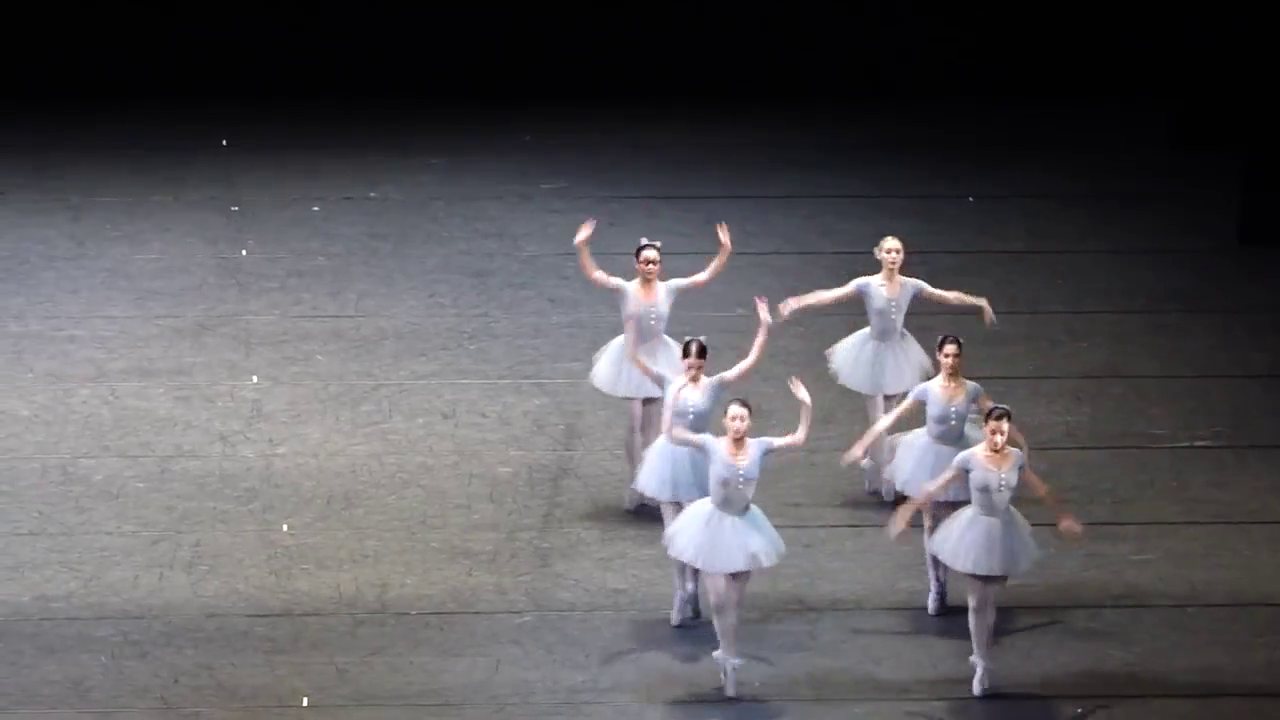
#> input picture frame 60 of Videos/ballet.mp4, 1280 x 720 px
$ python OptFlowTracker.py
#> lines starting #> are read from the running program, lines starting #| are printed output that depends on the picture; after the words box and inside, x2 and y2 are one past the last pixel; in counts of white or black regions, pixels touching at a corner belong together
import cv2 as cv
import numpy as np

inputVideoName = 'Videos\\ballet.mp4'
selectPoints = False
numberOfPoints = 10


# mouse callback function
# [14 lines left out: functions mouse_click, paint_pts, not called in this run]


def main():
    global current_pt
    global prev_pts
    global prev_frame
    # Create a VideoCapture object and read from input file
    # If the input is taken from the camera, pass 0 instead of the video file name.
    cap = cv.VideoCapture(inputVideoName)

    cv.namedWindow('video')

    if not cap.isOpened():
        print("cant read video")
    else:
        ret, prev_frame = cap.read()
#> prev_frame is the input picture: shape (720, 1280, 3); mean B, G, R 90.3, 86.9, 88.8
        if ret:
            prev_gray = cv.cvtColor(prev_frame, cv.COLOR_BGR2GRAY)
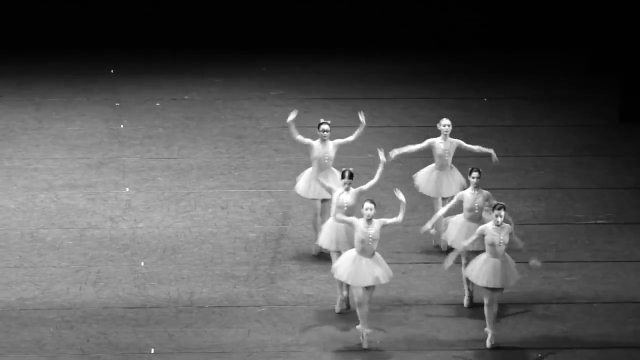
#> prev_gray: shape (720, 1280) (shown at 1/2 size); min 1, max 255, mean 87.9

            if selectPoints:
                # mouse event listener
                current_pt = 0
                cv.setMouseCallback("prev_pts", mouse_click)
                prev_pts = -1*np.ones([numberOfPoints, 1, 2], dtype=np.float32)
                # lists to hold pixels in each segment
                while True:
                    cv.imshow("prev_pts", prev_frame)
                    k = cv.waitKey(20)
                    print(type(prev_pts))
                    print(prev_pts.shape)
                    print(prev_pts)
                    for i in range(current_pt):
                        print(prev_pts[i])
                    if k == 27:  # escape
                        break
            else:
                feature_params = dict(maxCorners=numberOfPoints, qualityLevel=0.01, minDistance=25, blockSize=9, useHarrisDetector=False)
                prev_pts = cv.goodFeaturesToTrack(prev_gray, mask=None, **feature_params)
#> prev_pts = [[685, 356], [305, 702], [225, 143], [1004, 420], [650, 262], [948, 358], [245, 252], [899, 251], [253, 379], [976, 693]]

            # Parameters for lucas kanade optical flow
            lk_params = dict(winSize=(9, 9),
                             maxLevel=2,
                             criteria=(cv.TERM_CRITERIA_EPS | cv.TERM_CRITERIA_COUNT, 10, 0.03))

            # Create some random colors
            color = np.random.randint(0, 255, (numberOfPoints, 3))
            # Create a mask image for drawing purposes
            mask = np.zeros_like(prev_frame)

        while cap.isOpened():
            ret, next_frame = cap.read()
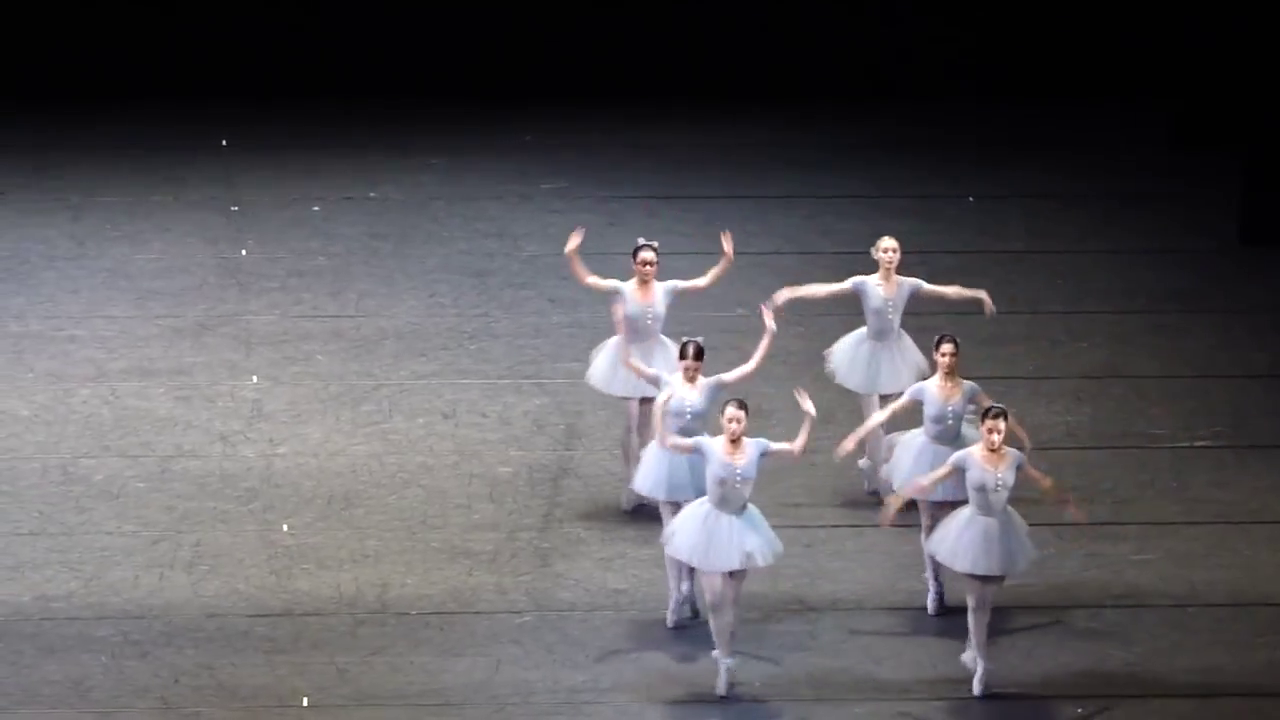
#> input picture frame 61 of Videos/ballet.mp4, 1280 x 720 px
#> next_frame is the input picture: shape (720, 1280, 3); mean B, G, R 90.5, 87, 89
            if ret:
                next_gray = cv.cvtColor(next_frame, cv.COLOR_BGR2GRAY)

                next_pts, status, err = cv.calcOpticalFlowPyrLK(**lk_params, prevImg=prev_gray, nextImg=next_gray, prevPts=prev_pts, nextPts=None)
#> next_pts = [[681.8, 357.7], [305.1, 702], [224.8, 143.1], [1000.3, 419], [647, 263.4], [944.9, 357.1], [244.7, 251.8], [895.7, 250.3], [252.9, 379], [975.9, 693.1]]; status = [1, 1, 1, 1, 1, 1, 1, 1, 1, 1]; err = [10.83, 4.07, 5.21, 5.77, 9.95, 6.01, 3.52, 6.47, 3.6, 3.58]

                # Select good points
                good_new = next_pts[status == 1]
#> good_new has the same summary as next_pts
                good_old = prev_pts[status == 1]
#> good_old has the same summary as prev_pts

                if len(good_new) < numberOfPoints:
                    feature_params = dict(maxCorners=numberOfPoints - len(good_new), qualityLevel=0.01, minDistance=10, blockSize=3, useHarrisDetector=False)
                    new_pts = cv.goodFeaturesToTrack(next_gray, mask=None, **feature_params)
                    good_new = np.concatenate((good_new, np.reshape(new_pts, [-1, 2])), axis=0)

                # draw the tracks
                for i, (new, old) in enumerate(zip(good_new, good_old)):
                    a, b = new.ravel()
                    c, d = old.ravel()
                    mask = cv.line(mask, (a, b), (c, d), color[i].tolist(), 3)
                    frame = cv.circle(next_frame, (a, b), 7, color[i].tolist(), -1)
#> this loop made 10 passes
#> (a, b, c, d) on passes 1 to 8: (681.8, 357.7, 685, 356), (305.1, 702, 305, 702), (224.8, 143.1, 225, 143), (1000.3, 419, 1004, 420), (647, 263.4, 650, 262), (944.9, 357.1, 948, 358), (244.7, 251.8, 245, 252), (895.7, 250.3, 899, 251)
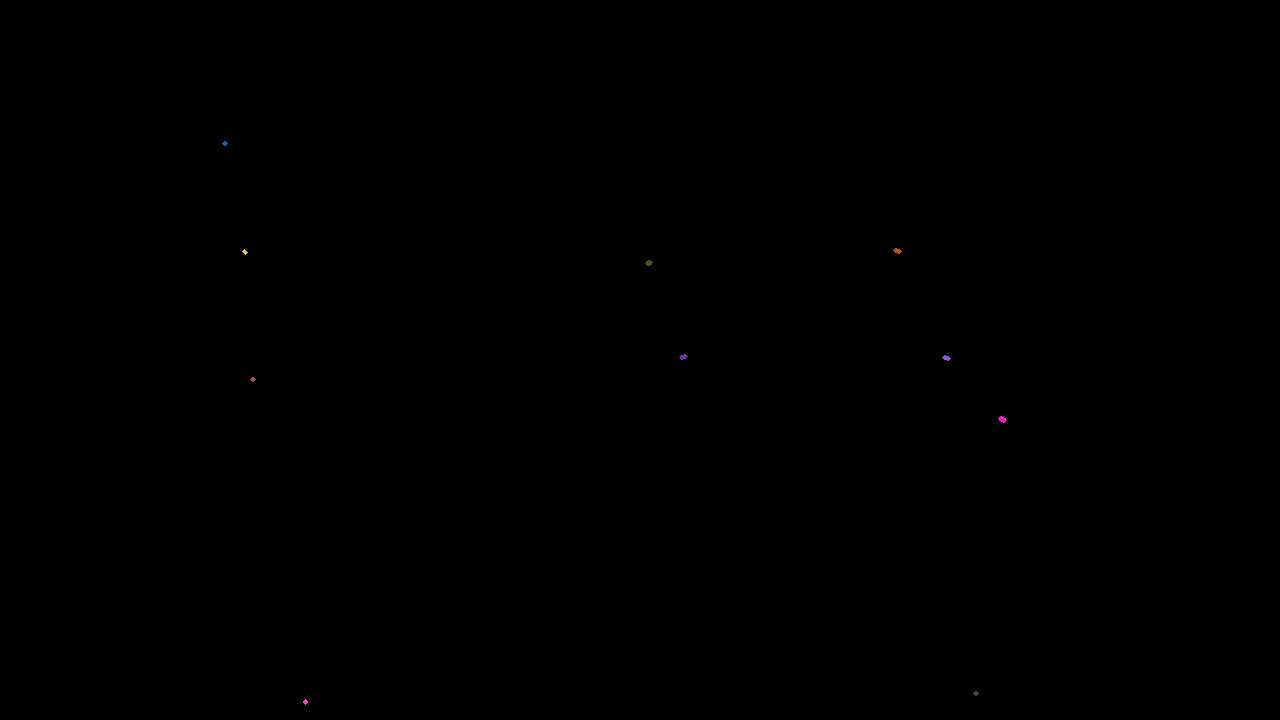
#> mask: shape (720, 1280, 3); mean of channels 0, 1, 2 0, 0, 0; drawn as B, G, R
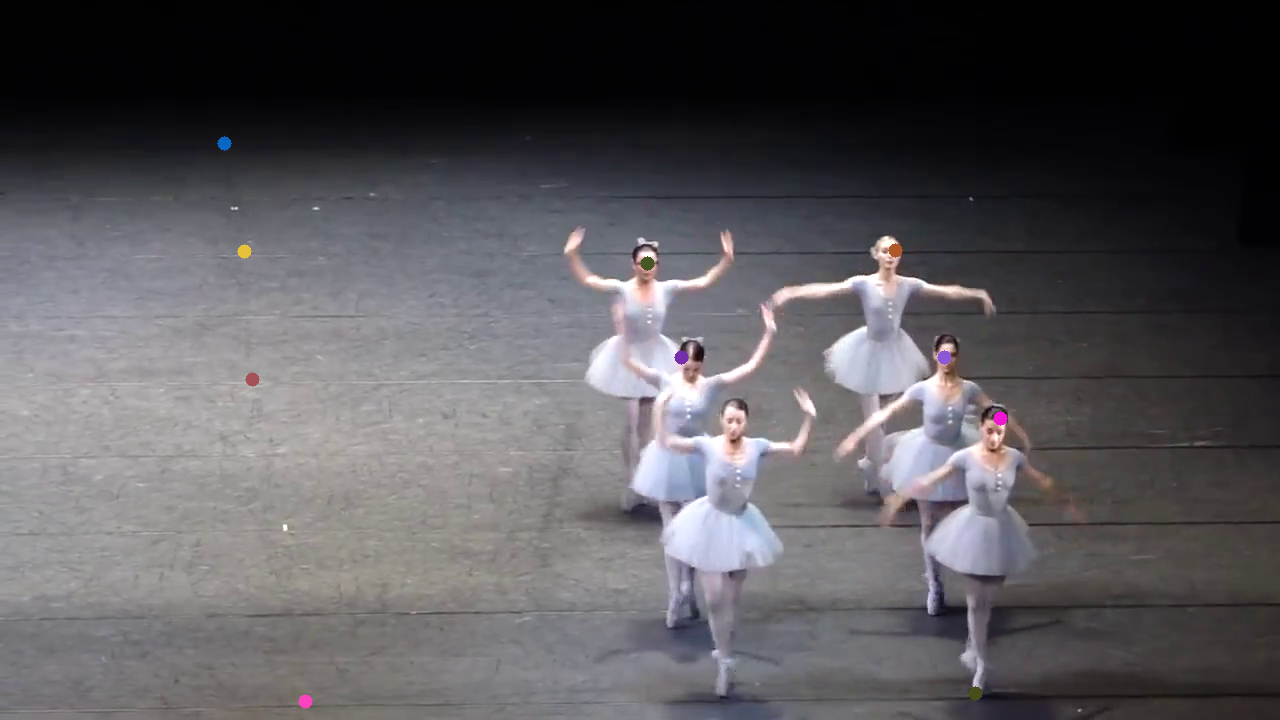
#> next_frame: shape (720, 1280, 3); 0.16% of pixels changed, all inside (x1, y1, x2, y2) = (217, 136, 1008, 709)
                img = cv.add(frame, mask)

                cv.imshow('video', img)

                if cv.waitKey(25) & 0xFF == ord('q'):
#> (key q is pressed here)
                    break

                prev_gray = next_gray.copy()
                prev_pts = good_new.reshape(-1, 1, 2)

            else:
                cv.imwrite('optical_flow.png', img)
                break

    cap.release()
    cv.destroyAllWindows()


if __name__ == '__main__':
    main()

$ run again, starting later in the video
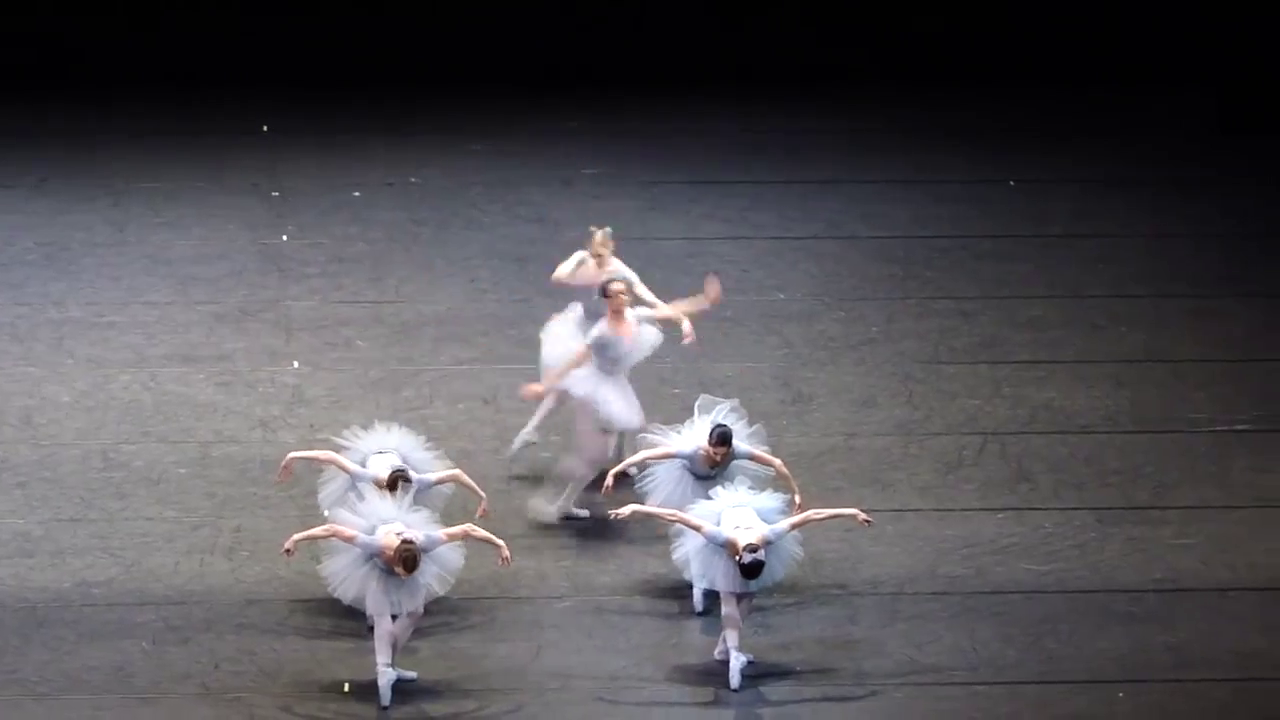
#> input picture frame 270 of Videos/ballet.mp4, 1280 x 720 px
#> in main, prev_frame is the input picture: shape (720, 1280, 3); mean B, G, R 86.6, 82.3, 84.4
#> prev_pts = [[740, 559], [346, 687], [283, 238], [734, 685], [611, 514], [265, 128], [393, 493], [403, 540], [294, 364], [394, 617]]
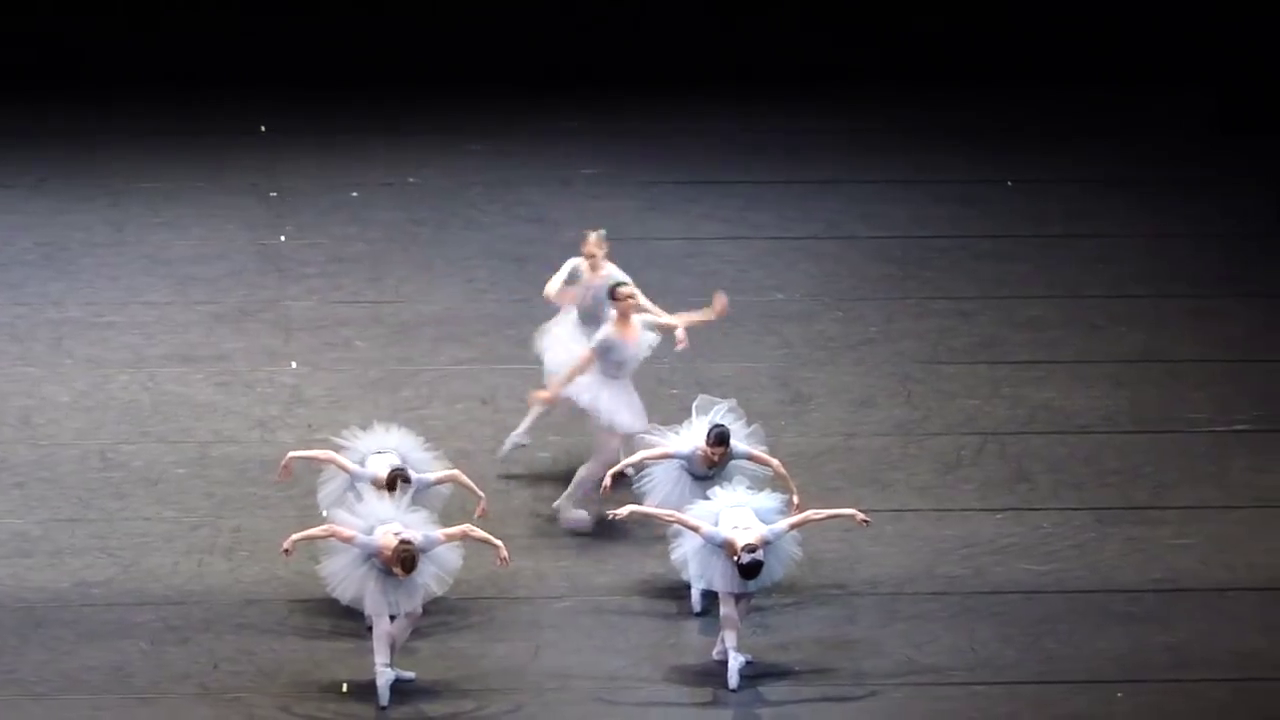
#> input picture frame 271 of Videos/ballet.mp4, 1280 x 720 px
#> in main, next_frame is the input picture: shape (720, 1280, 3); mean B, G, R 87, 82.4, 84.7
#> next_pts = [[738.4, 559.3], [344.3, 687.3], [281, 238.5], [732.4, 685.1], [609.2, 514.3], [262.8, 128.3], [391.8, 493.1], [401, 540.3], [292, 364.5], [392.3, 617.5]]; status = [1, 1, 1, 1, 1, 1, 1, 1, 1, 1]; err = [7.03, 4.53, 2.85, 2.27, 7.53, 5.29, 6.32, 6.76, 2.82, 2.84]
#> good_new has the same summary as next_pts
#> good_old has the same summary as prev_pts
#> the loop in main, `for i, (new, old) in enumerate(zip(good_new, good_old)):` made 10 passes
#> (a, b, c, d) on passes 1 to 8: (738.4, 559.3, 740, 559), (344.3, 687.3, 346, 687), (281, 238.5, 283, 238), (732.4, 685.1, 734, 685), (609.2, 514.3, 611, 514), (262.8, 128.3, 265, 128), (391.8, 493.1, 393, 493), (401, 540.3, 403, 540)
#> after the loop in main, `for i, (new, old) in enumerate(zip(good_new, good_old)):`:
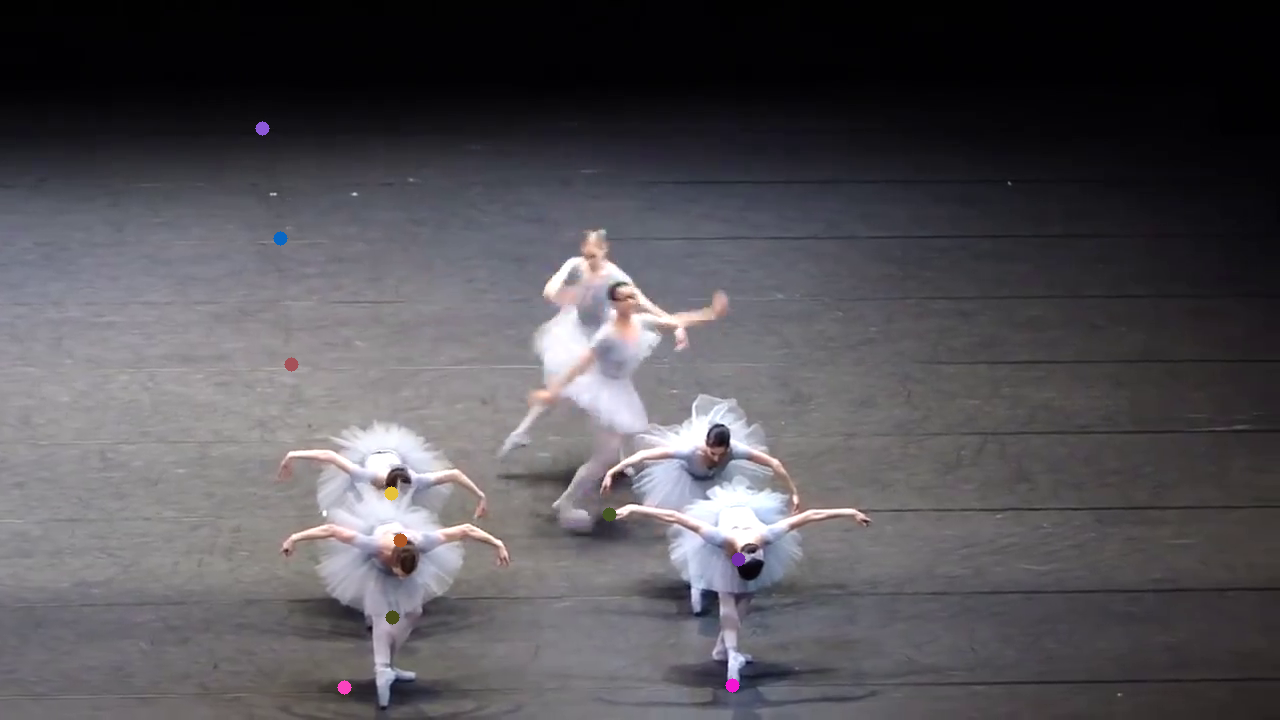
#> next_frame: shape (720, 1280, 3); 0.16% of pixels changed, all inside (x1, y1, x2, y2) = (255, 121, 746, 695)
